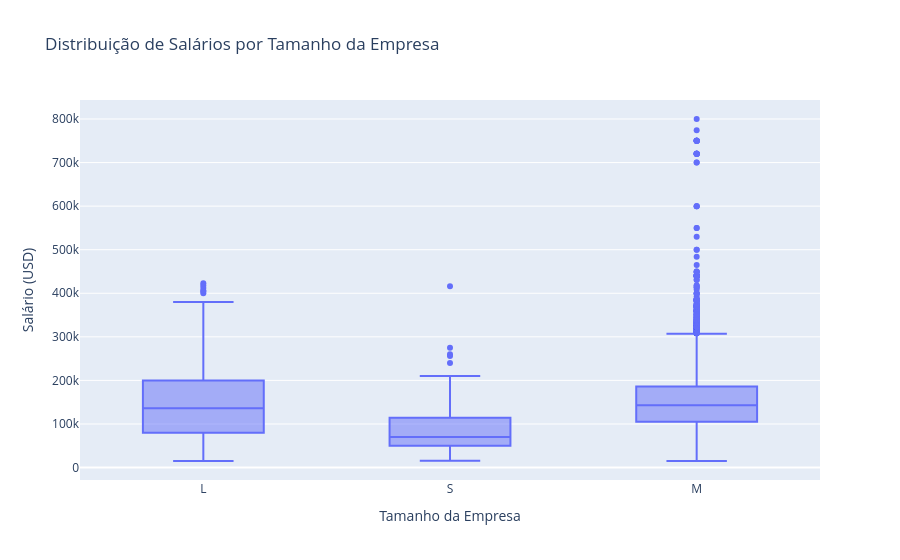

This figure's notebook cell:
### Code cell
# Salário por tamanho da empresa
print(tabela["company_size"].value_counts())
fig = px.box(tabela, x= "company_size", y= "salary_in_usd", title="Distribuição de Salários por Tamanho da Empresa", labels= {"company_size": "Tamanho da Empresa", "salary_in_usd": "Salário (USD)"})
fig.show()

# Nessa análise, as empresas de tamanho M possuem os maiores salários, e são as com maiores quantidades de registros.

### Figure 1 — Plotly figure (JSON) as saved in the notebook; plotly's stock layout.template omitted (floating-point values rounded to 4 significant figures; data arrays with more than 128 entries replaced by an {"elided": "..."} marker saying what was removed)
{"data": [{"alignmentgroup": "True", "hovertemplate": "Tamanho da Empresa=%{x}<br>Salário (USD)=%{y}<extra></extra>", "legendgroup": "", "marker": {"color": "#636efa"}, "name": "", "notched": false, "offsetgroup": "", "orientation": "v", "showlegend": false, "type": "box", "x": {"elided": "14838 str values"}, "x0": " ", "xaxis": "x", "y": {"elided": "14838 int values"}, "y0": " ", "yaxis": "y"}], "layout": {"boxmode": "group", "legend": {"tracegroupgap": 0}, "title": {"text": "Distribuição de Salários por Tamanho da Empresa"}, "xaxis": {"anchor": "y", "domain": [0, 1], "title": {"text": "Tamanho da Empresa"}}, "yaxis": {"anchor": "x", "domain": [0, 1], "title": {"text": "Salário (USD)"}}}}
